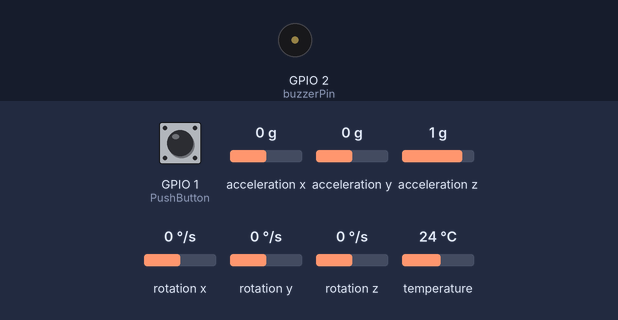
The sketch below on a simulated ESP32. On the bench: buzzer (waves = sounding, pin HIGH). The test bench sets the inputs (shaded band); at power-on: acceleration x 0 g, GPIO 1 (PushButton) LOW, acceleration y 0 g, acceleration z 1 g, rotation x 0 °/s, rotation y 0 °/s, rotation z 0 °/s, temperature 24 °C. WiFi joins after 1.5 s; servers stay silent unless stated; what the sketch prints to the serial monitor is not drawn.

Above: at 2.7 s.
2.8 s: acceleration x set to -0.5 g
4.7 s: acceleration x set to -0.8 g
At 5.29 s:
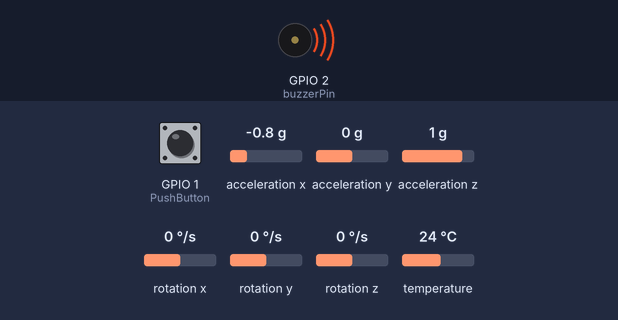
Timing chart, 0 to 13.7 s (numbered marks = the images above; inputs shaded):
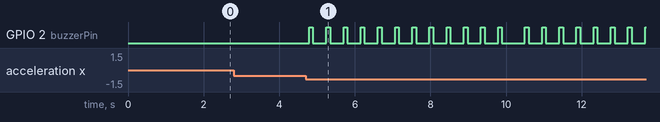

Measured:
- the behaviour switches between -0.6 and -0.7 g on acceleration x (found by bisection; images 0 and 1)
- after the input at 2.8 s, every drawn part: stays the same
- after the input at 4.7 s, GPIO 2 (buzzerPin): goes 11 × (HIGH 0.10 s, LOW 0.35 s), HIGH 0.10 s, LOW 0.61 s, 7 × (HIGH 0.10 s, LOW 0.35 s), then HIGH, starting after 0.09 s

The sketch:

IMUESP32.ino
```cpp
#include <Adafruit_MPU6050.h>
#include <Adafruit_Sensor.h>
#include <Wire.h>
#include <WiFi.h>
#include <WiFiUdp.h>
#include <math.h>
#include <HardwareSerial.h>

// // MPU6050 Configuration --- need this?
#define MPU6050_ADDR_1            0x68    // MPU6050 device address
#define MPU6050_ADDR_2            0x69

// Processing Configuration
#define WINDOW_SIZE     50      // Size of moving average window
#define SAMPLE_RATE     50     // Sample rate in Hz
#define G               9.81    // Gravity constant

// // I2C pins for ESP32 -- need this?
#define I2C_SDA 04 // 21 for Arduino, 01 for ESP32
#define I2C_SCL 05 // 22 for Arduino, 02 for ESP32

const int buzzerPin = 2;
const int PushButton = 1;


unsigned long buzzStartTime = 0;  //tracks when the buzzing starts
const unsigned long BuzzDuration = 5000;  //5 seconds in milliseconds (can be changed)
bool isBuzzing = false;  //tracks if we're currently in a buzz cycle


uint32_t timer = millis();


Adafruit_MPU6050 mpu;

// Structure to hold IMU data
typedef struct {
    float acc_x, acc_y, acc_z;    // Acceleration in m/s²
    float gyro_x, gyro_y, gyro_z; // Angular velocity in rad/s
    float vx, vy, vz;
    float x, y, z;
    float dt;                     // delta time (to be sent to python script)
} IMUData;

// Structure to hold previous IMU Data
typedef struct {
    float acc_x, acc_y, acc_z;    // Acceleration in m/s²
    float vx, vy, vz;             // Old Velocity Data in m/s
    float x, y, z;
} OldIMUData;


// Structure to hold position and velocity
typedef struct {
    float x, y, z;         // Position in meters
    float vx, vy, vz;      // Velocity in m/s
} MotionData;

//IMU data init

IMUData data;
OldIMUData old_data;
MotionData motion;
unsigned long lastSampleTime = 0;
unsigned long currentTime;
unsigned long lastTime;


// Buffers for moving average filter
float velocityBuffer[WINDOW_SIZE][3] = {0};
float positionBuffer[WINDOW_SIZE][3] = {0};
int bufferIndex = 0;

//UDP Init

const char* ssid = "Fawwaz's Pixel";  // Replace with your WiFi SSID
const char* password = "12345678";  // Replace with your WiFi password

WiFiUDP udp;
const char* remoteIP = "10.152.142.22";  // Replace with your computer's local IP
const int remotePort = 80;  // Port to send data to

float computeMovingAverage(float buffer[][3], int index, int axis) {
    float sum = 0;
    for (int i = 0; i < WINDOW_SIZE; i++) {
        sum += buffer[i][axis];
    }
    return sum / WINDOW_SIZE;
}

IMUData readIMUData() {
      //IMUData data;
      float ax, ay, az, gx, gy, gz, offset_x, offset_y, offset_z;

      sensors_event_t a, g, temp;
      mpu.getEvent(&a, &g, &temp);

      ax = round(a.acceleration.x * 10) / 10;
      ay = round(a.acceleration.y * 10) / 10;
      az = round(a.acceleration.z * 10) / 10;

      gx = g.gyro.x;
      gy = g.gyro.y;
      gz = g.gyro.z;

      offset_x = -0.75;
      offset_y = 0.06;
      offset_z = 1.56;

       data.acc_x = round(a.acceleration.x + offset_x);  // Convert to m/s²
       data.acc_y = round(a.acceleration.y + offset_y);
       data.acc_z = round(a.acceleration.z + offset_z - 9.81);
       data.gyro_x = g.gyro.x / 131.0;   // In degrees/second
       data.gyro_y = g.gyro.y / 131.0;
       data.gyro_z = g.gyro.z / 131.0;

      return data;
  }

const int constraint = 5000;
void processIMUData(IMUData imu_data, MotionData* motion) {
    currentTime = millis();
    float dt = (currentTime - lastTime);
    lastTime = currentTime;

    motion->vx += (imu_data.acc_x - old_data.acc_x) * dt;
    motion->vy += (imu_data.acc_y - old_data.acc_y) * dt;
    motion->vz += (imu_data.acc_z - old_data.acc_z) * dt;

    motion->vx = constrain(motion->vx, -constraint, constraint);
    motion->vy = constrain(motion->vy, -constraint, constraint);
    motion->vz = constrain(motion->vz, -constraint, constraint);


    motion->x += (motion->vx - old_data.vx) * dt / 1000;
    motion->y += (motion->vy - old_data.vy) * dt / 1000;
    motion->z += (motion->vz - old_data.vz) * dt / 1000;


    bufferIndex = (bufferIndex + 1) % WINDOW_SIZE;
    data.dt = dt;


}

class KalmanFilterIMU {
public:
    float dt;
    float x[3]; // State vector [ax, ay, az]
    float P[3][3]; // Error covariance matrix
    float Q[3][3]; // Process noise covariance
    float R[3][3]; // Measurement noise covariance
    float H[3][3]; // Measurement matrix

    KalmanFilterIMU(float process_noise, float measurement_noise, float error_covariance) {
        this->dt = data.dt;

        for (int i = 0; i < 3; i++) {
            x[i] = 0.0;
            for (int j = 0; j < 3; j++) {
                P[i][j] = (i == j) ? error_covariance : 0.0;
                Q[i][j] = (i == j) ? process_noise : 0.0;
                R[i][j] = (i == j) ? measurement_noise : 0.0;
                H[i][j] = (i == j) ? 1.0 : 0.0;
            }
        }
    }

    void predict() {
        for (int i = 0; i < 3; i++) {
            for (int j = 0; j < 3; j++) {
                P[i][j] += Q[i][j];
            }
        }
    }

    void update(float accel[3]) {
        float S[3][3], K[3][3], y[3];

        for (int i = 0; i < 3; i++) {
            y[i] = accel[i] - x[i];
            for (int j = 0; j < 3; j++) {
                S[i][j] = P[i][j] + R[i][j];
            }
        }

        for (int i = 0; i < 3; i++) {
            for (int j = 0; j < 3; j++) {
                K[i][j] = P[i][j] / S[i][j];
            }
        }

        for (int i = 0; i < 3; i++) {
            x[i] += K[i][i] * y[i];
            for (int j = 0; j < 3; j++) {
                P[i][j] -= K[i][j] * H[i][j] * P[i][j];
            }
        }
    }

    void getFilteredAcceleration(float output[3]) {
        for (int i = 0; i < 3; i++) {
            output[i] = x[i];
        }
    }
};


void setup() {
    Serial.begin(115200);

    WiFi.begin(ssid, password);

    while (WiFi.status() != WL_CONNECTED) {
        delay(500);
    }


    Wire.begin(I2C_SDA, I2C_SCL);
    Wire.setClock(100000);

    // Initialize MPU6050 and check if it was successful
    if (!mpu.begin()) {
        Serial.println("Failed to find MPU6050 chip!");
        while (1) {
            delay(1000); // Halt execution if MPU6050 is not found
        }
    }

    // Configure MPU6050 settings
    mpu.setAccelerometerRange(MPU6050_RANGE_2_G);
    mpu.setGyroRange(MPU6050_RANGE_250_DEG);
    mpu.setFilterBandwidth(MPU6050_BAND_21_HZ);

    Serial.println("MPU6050 initialized successfully");

    lastSampleTime = millis();
    lastTime = millis();

    pinMode(buzzerPin, OUTPUT); //makes pin5 output
    pinMode(PushButton, INPUT); //makes pin4 input
    pinMode(LED_BUILTIN, OUTPUT);

    // Set initial accel data to be 0 on first boot
    old_data.acc_x = 0;
    old_data.acc_x = 0;
    old_data.acc_x = 0;


}

void distress() {
  udp.beginPacket(remoteIP, remotePort);
  udp.print("Help!");
  udp.endPacket();

}

const float process_noise = 0.05;
const float measurement_noise = 0.05;
const float covariance = 1.2;

int i = 0;

float threshold = 0.75*9.81;

KalmanFilterIMU kf(process_noise, measurement_noise, covariance);

void loop() {

  // Check if it's time for a new sample
        // Read IMU data
        IMUData imu_data = readIMUData();


        float accel_data[3] = {data.acc_x, data.acc_y, data.acc_z};
        kf.predict();
        kf.update(accel_data);

        float filtered_accel[3];
        kf.getFilteredAcceleration(filtered_accel);


        data.acc_x = filtered_accel[0];
        data.acc_y = filtered_accel[1];
        data.acc_z = filtered_accel[2];

        // // Process data
         processIMUData(imu_data, &motion);

         float acc_mag;

        acc_mag = sqrt(abs(data.acc_x*data.acc_x) + abs(data.acc_y*data.acc_y));


      int ButtonState = digitalRead(PushButton);

      if (ButtonState == true && !isBuzzing){ //this if checks if button is pressed and buzzer is not buzzing
        buzzStartTime = millis();
        isBuzzing = true;
      }
  if (acc_mag >= threshold && !isBuzzing){
    buzzStartTime = millis();
    isBuzzing = true;

      }

  if (isBuzzing) {
    if ((millis() - buzzStartTime) < BuzzDuration){ //this if statement checks if it's still in the 5second window
      // Create a square wave for buzzer tone
      digitalWrite(buzzerPin, HIGH);
      digitalWrite(LED_BUILTIN, HIGH);
      distress();
      delayMicroseconds(250); // For ~500Hz tone
      delay(100);
      digitalWrite(buzzerPin, LOW);
      digitalWrite(LED_BUILTIN, LOW);
      distress();
      delayMicroseconds(250);
      delay(100);

    }
    else {
      digitalWrite(buzzerPin, LOW);
      digitalWrite(LED_BUILTIN, LOW);
      isBuzzing = false;
    }
  }
        udp.beginPacket(remoteIP, remotePort);
         udp.print(motion.x);
         udp.print(",");
         udp.print(motion.y);
         udp.print(",");
         udp.print(motion.z);
         udp.print(",");

         udp.print(motion.vx);
         udp.print(",");
         udp.print(motion.vy);
         udp.print(",");
         udp.print(motion.vz);
         udp.print(",");

        udp.print(data.acc_x);
        udp.print(",");
        udp.print(data.acc_y);
        udp.print(",");
        udp.print(data.acc_z);
        udp.print(",");

        udp.print(data.gyro_x);
        udp.print(",");
        udp.print(data.gyro_y);
        udp.print(",");
        udp.print(data.gyro_z);
        udp.print(",");


        udp.print(data.dt);

        udp.endPacket();

        old_data.acc_x = data.acc_x;
        old_data.acc_y = data.acc_y;
        old_data.acc_z = data.acc_z;

        old_data.vx = motion.vx;
        old_data.vy = motion.vy;
        old_data.vz = motion.vz;

    delay(250);
}
```
